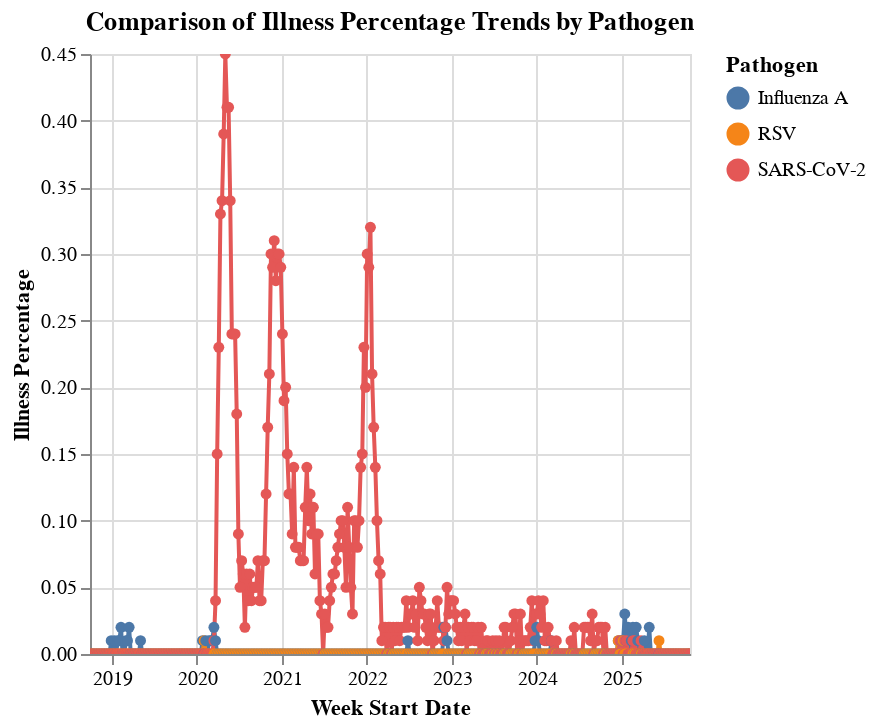

Source (notebook cell):
### Code cell
# ----------------------------------------------------------------------
# Comparison of Illness Percentage Trends by Pathogen (Time Series Plot)
# ----------------------------------------------------------------------

# Filter for clinically relevant pathogens for comparison
pathogens_to_compare = ['SARS-CoV-2', 'Influenza A', 'RSV']
df_pathogen_comp = df_analysis[df_analysis['pathogen'].isin(pathogens_to_compare)].dropna(subset=['percent'])

chart_pathogen = alt.Chart(df_pathogen_comp).mark_line(point=True).encode(
    x=alt.X('week_start:T', title='Week Start Date'),
    y=alt.Y('percent:Q', title='Illness Percentage', scale=alt.Scale(zero=False)),
    color=alt.Color('pathogen:N', title='Pathogen'),
    tooltip=['week_start', 'pathogen', alt.Tooltip('percent', format='.2f')]
).properties(
    title='Comparison of Illness Percentage Trends by Pathogen'
).interactive()

chart_pathogen # Display the chart

### Figure 1 — Vega-Lite specification as saved in the notebook (floating-point values rounded to 4 significant figures; data arrays with more than 128 entries replaced by an {"elided": "..."} marker saying what was removed)
{"config": {"view": {"continuousWidth": 300, "continuousHeight": 300}}, "data": {"name": "data-b06510df50b95cdeb62fc83a65405252"}, "mark": {"type": "line", "point": true}, "encoding": {"color": {"field": "pathogen", "title": "Pathogen", "type": "nominal"}, "tooltip": [{"field": "week_start", "type": "temporal"}, {"field": "pathogen", "type": "nominal"}, {"field": "percent", "format": ".2f", "type": "quantitative"}], "x": {"field": "week_start", "title": "Week Start Date", "type": "temporal"}, "y": {"field": "percent", "scale": {"zero": false}, "title": "Illness Percentage", "type": "quantitative"}}, "params": [{"name": "param_2", "select": {"type": "interval", "encodings": ["x", "y"]}, "bind": "scales"}], "title": "Comparison of Illness Percentage Trends by Pathogen", "$schema": "https://vega.github.io/schema/vega-lite/v5.20.1.json", "datasets": {"data-b06510df50b95cdeb62fc83a65405252": {"elided": "1107 records"}}}
